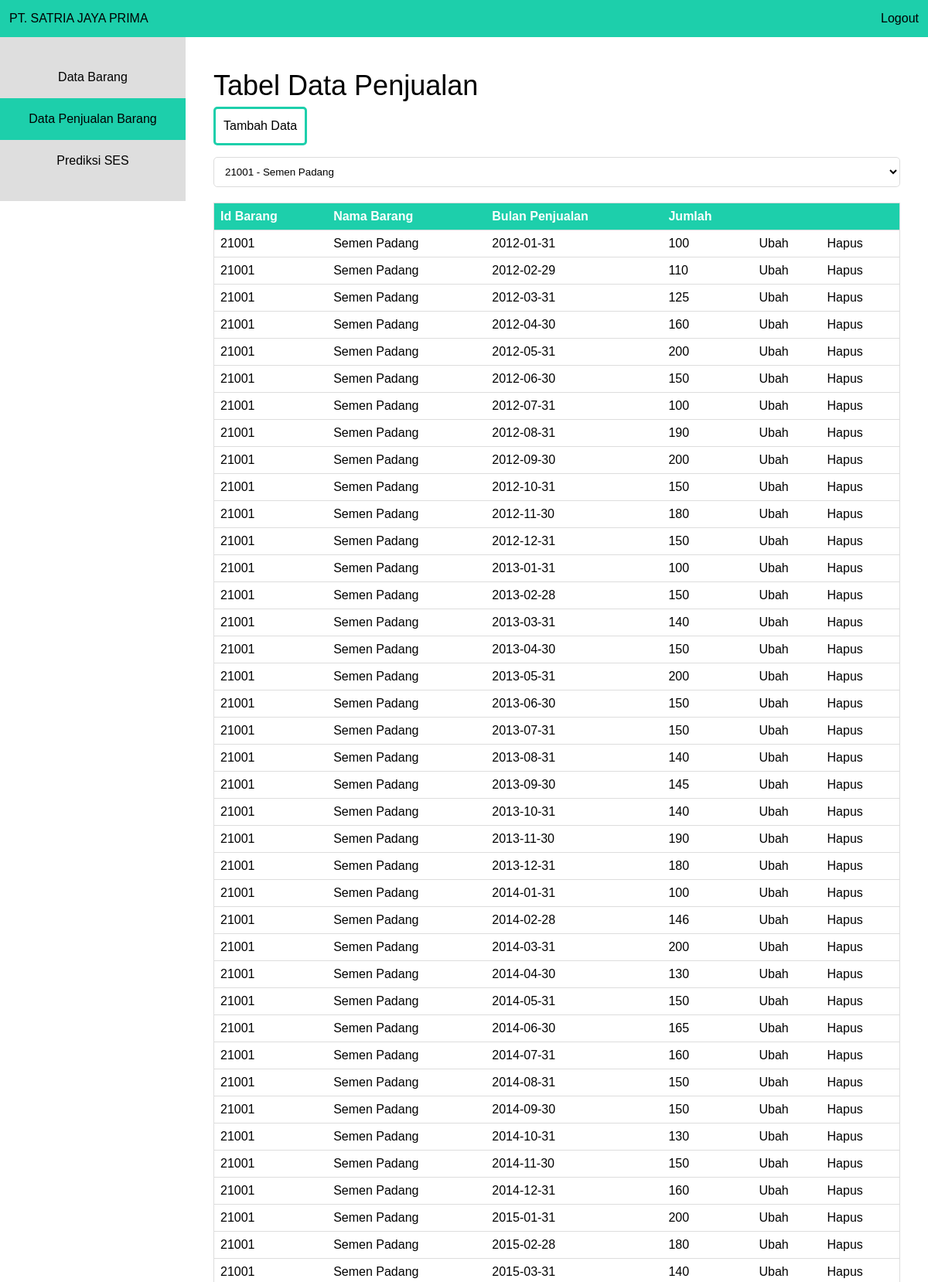
The page /tab-penjualan-barang.php (upper part) on the database its author committed.
### tables this page shows
CREATE TABLE `data_penjualan` (
  `id_penjualan` int(5) NOT NULL,
  `bln_penjualan` date DEFAULT NULL,
  `id_barang` int(5) DEFAULT NULL,
  `jumlah` int(5) DEFAULT NULL
);

CREATE TABLE `data_barang` (
  `id_barang` int(5) NOT NULL,
  `nama_barang` varchar(20) NOT NULL,
  `jumlah` int(5) NOT NULL
);

### tab-penjualan-barang.php (the view, shortened to what this page needs)
<?php
include_once 'koneksi.php';
?>
<html>
	<head>
		<link rel="stylesheet" type="text/css" href="style.css">
	</head>
	<body>
		<header>
			<div class="left">
				PT. SATRIA JAYA PRIMA
			</div>
			<div class="right">
				<a href="logout.php">Logout</a>
			</div>
		</header>
		<aside>
			<ul class="side">
				<a href="tab-barang.php"><li class="side">Data Barang</li></a>
				<a href="tab-penjualan-barang.php"><li class="side active">Data Penjualan Barang</li></a>
				<a href="ses.php"><li class="side">Prediksi SES</li></a>
			</ul>
		</aside>
		<section class="content">
			<h1 class="content">Tabel Data Penjualan</h1>
			<a href="tab-penjualan-tambah.php"><div class="button">Tambah Data</div></a>
			<select id="id_barang" name="id_barang" style="width: 100%; margin: 0;" required>
				<?php
					$id_barang_selected = $_GET['id_barang'];
					$barang_query = $MySQLi_CON->query("SELECT * FROM `data_barang`");
					$flag_first_item = false;
					while($barang_row = $barang_query->fetch_assoc()) {
						echo "<option value='".$barang_row['id_barang']."' ";
						if($id_barang_selected == $barang_row['id_barang']) echo "selected";
						echo ">".$barang_row['id_barang']." - ".$barang_row['nama_barang']."</option>";
						if($id_barang_selected == false AND $flag_first_item == false) {
							$id_barang_selected = $barang_row['id_barang'];
							$flag_first_item = true;
						}
					}
				?>
			</select>
			<?php
			$tabledata_penjualan = "SELECT data_penjualan.id_barang, data_barang.nama_barang,data_penjualan.id_penjualan as id_penjualan,data_penjualan.jumlah,data_penjualan.bln_penjualan
									FROM (data_barang JOIN data_penjualan ON data_barang.id_barang = data_penjualan.id_barang) WHERE data_barang.id_barang = " . $id_barang_selected;
			if ($result = $MySQLi_CON->query($tabledata_penjualan))
			{
			if ($result->num_rows > 0)
			{
			echo "<table id='tabledata_penjualan'>";
			echo "<tr>
					<th>Id Barang</th>
					<th>Nama Barang</th>
					<th>Bulan Penjualan</th>
					<th>Jumlah</th>
					<th></th><th></th></tr>";
			while ($row = $result->fetch_object())
			{
			echo "<tr>";
			echo "<td>" . $row->id_barang . "</td>";
			echo "<td>" . $row->nama_barang . "</td>";
			echo "<td>" . $row->bln_penjualan . "</td>";
			echo "<td>" . $row->jumlah . "</td>";
			echo "<td><a class='table'href='tab-penjualan-edit.php?id_penjualan=" . $row->id_penjualan . "'>Ubah</a></td>";
			echo "<td><a class='table'onclick='return confirmDelete(this);'href='tab-penjualan-del.php?id_penjualan=" . $row->id_penjualan . "'>Hapus</a></td>";
			echo "</tr>";
			}
			echo "</table>";
			}
			else
			{
			echo "Tidak ada yang dapat ditampilkan !!!";
			}
			}
			else
			{
			echo "Error: " . $MySQLi_CON->error;
			}
			?>
		</section>
	</body>
</html>

### style.css (style rules this page uses)
html, body, div, span, applet, object, iframe, h1, h2, h3, h4, h5, h6, p, blockquote, pre, a, abbr, acronym, address, big, cite, code, del, dfn, em, font, img, ins, kbd, q, s, samp, small, strike, strong, sub, sup, tt, var, b, u, i, center, dl, dt, dd, ol, ul, li, fieldset, form, label, legend, table, caption, tbody, tfoot, thead, tr, th, td { background: transparent; border: 0; margin: 0; padding: 0; vertical-align: baseline; text-decoration: none; color: black; }
ol, ul { list-style: none; }
body { line-height: 1.5; margin: auto; float: auto; font-family: arial; font-weight: lighter; }
.left { float: left; }
.right { float: right; }
.button { padding: 10px; border-radius: 5px; background: transparent; text-align: center; border: solid 3px #1DCFAB; transition: all 250ms; float: left; margin-right: 15px; margin-bottom: 15px; }
table { border-collapse: collapse; width: 100%; border-left: 1px solid #ddd; border-right: 1px solid #ddd; margin-top: 20px; float: left; }
th, td { text-align: left; padding: 8px; border-top: 1px solid #ddd; border-bottom: 1px solid #ddd; }
th { background-color: #1DCFAB; color: white; }
input,select { padding: 10px; border: solid 1px #dcdcdc; border-radius: 5px; border: solid 1px #dcdcdc; transition: box-shadow 0.3s, border 0.3s; background: white; width: 50%; margin-bottom: 15px; }
header { width: 98%; padding: 1%; float: left; background: #1DCFAB; }
aside { padding: 25px 0 25px 0; background: #DEDEDE; width: 20%; float: left; }
li.side { padding: 15px; text-align: center; transition: background 500ms; }
li.active { background: #1DCFAB; }
section.content { padding: 3%; width: 74%; float: left; }
h1.content { font-size: 36px; font-weight: lighter; }

### rows shown on the page
data_penjualan: id_barang "21001", id_barang.nama_barang "Semen Padang", bln_penjualan "2012-01-31", jumlah "100"
data_penjualan: id_barang "21001", id_barang.nama_barang "Semen Padang", bln_penjualan "2012-02-29", jumlah "110"
data_penjualan: id_barang "21001", id_barang.nama_barang "Semen Padang", bln_penjualan "2012-03-31", jumlah "125"
data_penjualan: id_barang "21001", id_barang.nama_barang "Semen Padang", bln_penjualan "2012-04-30", jumlah "160"
data_penjualan: id_barang "21001", id_barang.nama_barang "Semen Padang", bln_penjualan "2012-05-31", jumlah "200"
data_penjualan: id_barang "21001", id_barang.nama_barang "Semen Padang", bln_penjualan "2012-06-30", jumlah "150"
data_penjualan: id_barang "21001", id_barang.nama_barang "Semen Padang", bln_penjualan "2012-07-31", jumlah "100"
data_penjualan: id_barang "21001", id_barang.nama_barang "Semen Padang", bln_penjualan "2012-08-31", jumlah "190"
data_penjualan: id_barang "21001", id_barang.nama_barang "Semen Padang", bln_penjualan "2012-09-30", jumlah "200"
data_penjualan: id_barang "21001", id_barang.nama_barang "Semen Padang", bln_penjualan "2012-10-31", jumlah "150"
data_penjualan: id_barang "21001", id_barang.nama_barang "Semen Padang", bln_penjualan "2012-11-30", jumlah "180"
data_penjualan: id_barang "21001", id_barang.nama_barang "Semen Padang", bln_penjualan "2012-12-31", jumlah "150"
data_penjualan: id_barang "21001", id_barang.nama_barang "Semen Padang", bln_penjualan "2013-01-31", jumlah "100"
data_penjualan: id_barang "21001", id_barang.nama_barang "Semen Padang", bln_penjualan "2013-02-28", jumlah "150"
data_penjualan: id_barang "21001", id_barang.nama_barang "Semen Padang", bln_penjualan "2013-03-31", jumlah "140"
data_penjualan: id_barang "21001", id_barang.nama_barang "Semen Padang", bln_penjualan "2013-04-30", jumlah "150"
data_penjualan: id_barang "21001", id_barang.nama_barang "Semen Padang", bln_penjualan "2013-05-31", jumlah "200"
data_penjualan: id_barang "21001", id_barang.nama_barang "Semen Padang", bln_penjualan "2013-06-30", jumlah "150"
data_penjualan: id_barang "21001", id_barang.nama_barang "Semen Padang", bln_penjualan "2013-07-31", jumlah "150"
data_penjualan: id_barang "21001", id_barang.nama_barang "Semen Padang", bln_penjualan "2013-08-31", jumlah "140"
data_penjualan: id_barang "21001", id_barang.nama_barang "Semen Padang", bln_penjualan "2013-09-30", jumlah "145"
data_penjualan: id_barang "21001", id_barang.nama_barang "Semen Padang", bln_penjualan "2013-10-31", jumlah "140"
data_penjualan: id_barang "21001", id_barang.nama_barang "Semen Padang", bln_penjualan "2013-11-30", jumlah "190"
data_penjualan: id_barang "21001", id_barang.nama_barang "Semen Padang", bln_penjualan "2013-12-31", jumlah "180"
data_penjualan: id_barang "21001", id_barang.nama_barang "Semen Padang", bln_penjualan "2014-01-31", jumlah "100"
data_penjualan: id_barang "21001", id_barang.nama_barang "Semen Padang", bln_penjualan "2014-02-28", jumlah "146"
data_penjualan: id_barang "21001", id_barang.nama_barang "Semen Padang", bln_penjualan "2014-03-31", jumlah "200"
data_penjualan: id_barang "21001", id_barang.nama_barang "Semen Padang", bln_penjualan "2014-04-30", jumlah "130"
data_penjualan: id_barang "21001", id_barang.nama_barang "Semen Padang", bln_penjualan "2014-05-31", jumlah "150"
data_penjualan: id_barang "21001", id_barang.nama_barang "Semen Padang", bln_penjualan "2014-06-30", jumlah "165"
data_penjualan: id_barang "21001", id_barang.nama_barang "Semen Padang", bln_penjualan "2014-07-31", jumlah "160"
data_penjualan: id_barang "21001", id_barang.nama_barang "Semen Padang", bln_penjualan "2014-08-31", jumlah "150"
data_penjualan: id_barang "21001", id_barang.nama_barang "Semen Padang", bln_penjualan "2014-09-30", jumlah "150"
data_penjualan: id_barang "21001", id_barang.nama_barang "Semen Padang", bln_penjualan "2014-10-31", jumlah "130"
data_penjualan: id_barang "21001", id_barang.nama_barang "Semen Padang", bln_penjualan "2014-11-30", jumlah "150"
data_penjualan: id_barang "21001", id_barang.nama_barang "Semen Padang", bln_penjualan "2014-12-31", jumlah "160"
data_penjualan: id_barang "21001", id_barang.nama_barang "Semen Padang", bln_penjualan "2015-01-31", jumlah "200"
data_penjualan: id_barang "21001", id_barang.nama_barang "Semen Padang", bln_penjualan "2015-02-28", jumlah "180"
data_penjualan: id_barang "21001", id_barang.nama_barang "Semen Padang", bln_penjualan "2015-03-31", jumlah "140"

### other values the page prints
form field id_barang "21001 - Semen Padang"
